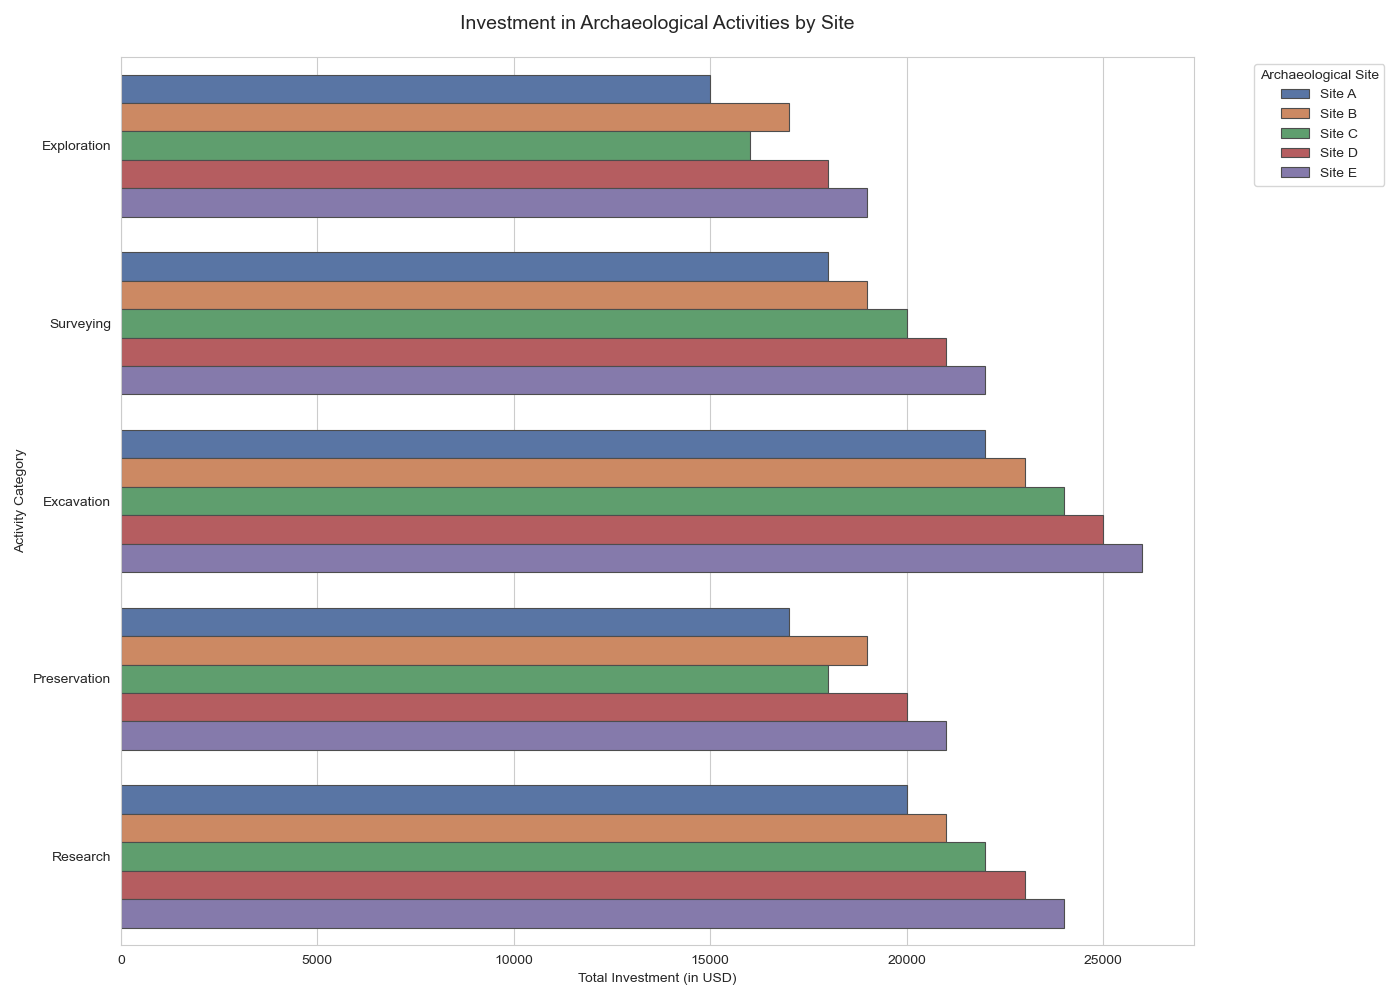

Write the Python code that produced this figure.

import pandas as pd
import seaborn as sns
import matplotlib.pyplot as plt

data = {
    'Location': ['Site A', 'Site B', 'Site C', 'Site D', 'Site E'],
    'Exploration': [15000, 17000, 16000, 18000, 19000],
    'Surveying': [18000, 19000, 20000, 21000, 22000],
    'Excavation': [22000, 23000, 24000, 25000, 26000],
    'Preservation': [17000, 19000, 18000, 20000, 21000],
    'Research': [20000, 21000, 22000, 23000, 24000]
}

df = pd.DataFrame(data)
df_long = pd.melt(df, id_vars='Location', var_name='Category', value_name='Investment')

plt.figure(figsize=(14, 10))
sns.barplot(
    y='Category', 
    x='Investment', 
    hue='Location', 
    data=df_long,
    palette=['#4c72b0', '#dd8452', '#55a868', '#c44e52', '#8172b3'],
    dodge=True,
    edgecolor='.3',
    linewidth=.8,
    orient='h'
)

plt.yticks(rotation=0)
plt.legend(title='Archaeological Site', bbox_to_anchor=(1.05, 1), loc='upper left')
plt.title('Investment in Archaeological Activities by Site', fontsize=14, pad=20)
plt.xlabel('Total Investment (in USD)')
plt.ylabel('Activity Category')

plt.tight_layout()
plt.show()
